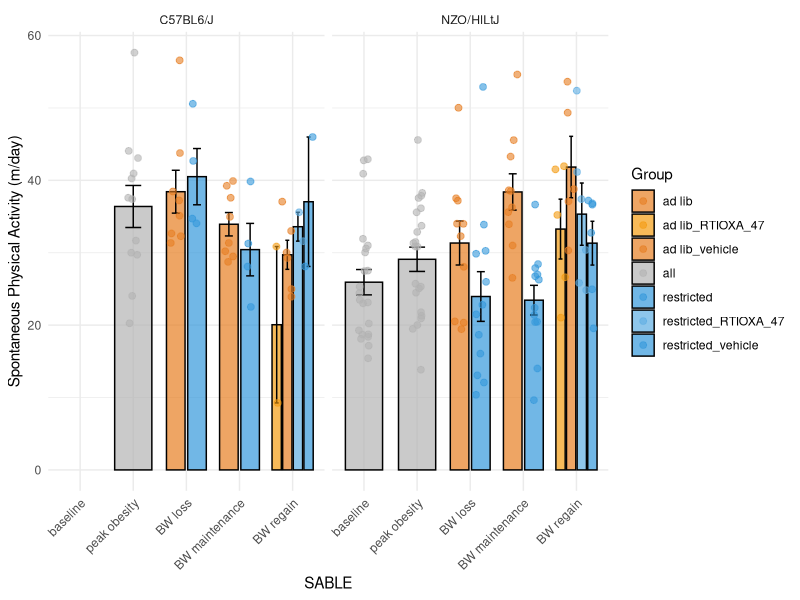

R code for this plot:
library(dplyr)
library(readr)
library(ggplot2)

# --- Import CSV files ---
pedmeters_data <- read_csv("../data/sable_pedmeters_data.csv")
total_act_data <- read_csv("../data/sable_locomotion_data.csv")

# --- Left join by ID and SABLE, then calculate SPA ---
spa_data <- total_act_data %>%
  left_join(
    pedmeters_data %>% select(ID, SABLE, total_pedmeters),
    by = c("ID", "SABLE")
  ) %>%
  mutate(SPA = total_act - total_pedmeters)

# --- Inspect result ---
head(spa_data)


# --- Collapse into PlotGroup by STRAIN ---
spa_plotdata <- spa_data %>%
  group_by(STRAIN) %>%  # ensure grouping by strain
  mutate(
    PlotGroup = case_when(
      SABLE %in% c("baseline", "peak obesity") ~ "all",
      SABLE %in% c("BW loss", "BW maintenance") ~ GROUP,
      SABLE == "BW regain" ~ paste(GROUP, DRUG, sep = "_")
    ),
    # reorder SABLE as factor
    SABLE = factor(SABLE, levels = c("baseline", "peak obesity", 
                                     "BW loss", "BW maintenance", "BW regain"))
  ) %>%
  ungroup()  # remove grouping for plotting



# --- Custom color palette ---
custom_colors <- c(
  "all" = "gray70",
  "ad lib" = "#E67E22",
  "restricted" = "#3498DB",
  "ad lib_vehicle" = "#E67E22",
  "ad lib_RTIOXA_47" = "#F39C12",
  "restricted_vehicle" = "#3498DB",
  "restricted_RTIOXA_47" = "#5DADE2"
)

# --- Plot SPA ---
spa_plot <- spa_plotdata %>%
  ggplot(aes(x = SABLE, y = SPA, fill = PlotGroup)) +
  
  stat_summary(fun = mean, geom = "col",
               position = position_dodge(width = 0.8),
               color = "black", width = 0.7, alpha = 0.7) +
  
  stat_summary(fun.data = mean_se, geom = "errorbar",
               position = position_dodge(width = 0.8),
               width = 0.3) +
  
  geom_point(aes(color = PlotGroup),
             position = position_jitterdodge(dodge.width = 0.8, jitter.width = 0.2),
             alpha = 0.6, size = 2) +
  
  scale_fill_manual(values = custom_colors) +
  scale_color_manual(values = custom_colors) +
  
  theme_minimal() +
  labs(y = "Spontaneous Physical Activity (m/day)", fill = "Group", color = "Group") +
  theme(axis.text.x = element_text(angle = 45, hjust = 1)) +
  facet_wrap(~STRAIN)

# --- Display plot ---
spa_plot

